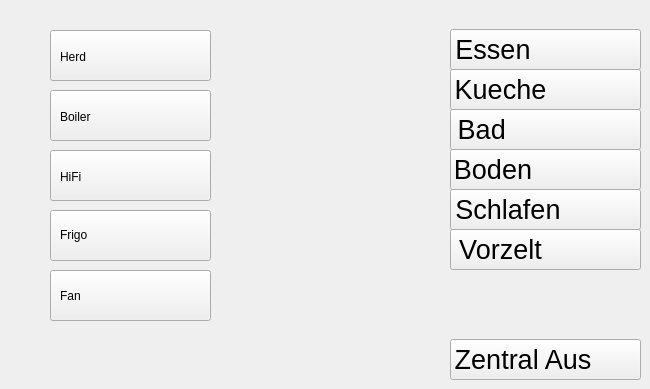
    <widget class="QWidget" name="tab_4">
     <attribute name="icon">
      <iconset>
       <activeon>../icons/Resistor-48.png</activeon>
      </iconset>
     </attribute>
     <attribute name="title">
      <string>Verbraucher</string>
     </attribute>
     <widget class="QPushButton" name="ActorCookerButton">
      <property name="geometry">
       <rect>
        <x>50</x>
        <y>30</y>
        <width>161</width>
        <height>51</height>
       </rect>
      </property>
      <property name="text">
       <string/>
      </property>
      <property name="icon">
       <iconset>
        <normaloff>../icons/Gas Burner-48.png</normaloff>../icons/Gas Burner-48.png</iconset>
      </property>
      <property name="iconSize">
       <size>
        <width>80</width>
        <height>40</height>
       </size>
      </property>
     </widget>
     <widget class="QLabel" name="ActorCookerLabelOff">
      <property name="geometry">
       <rect>
        <x>160</x>
        <y>30</y>
        <width>50</width>
        <height>50</height>
       </rect>
      </property>
      <property name="text">
       <string/>
      </property>
      <property name="pixmap">
       <pixmap>../icons/Light Off-48.png</pixmap>
      </property>
     </widget>
     <widget class="QLabel" name="ActorCookerLabelOn">
      <property name="geometry">
       <rect>
        <x>160</x>
        <y>30</y>
        <width>50</width>
        <height>50</height>
       </rect>
      </property>
      <property name="baseSize">
       <size>
        <width>50</width>
        <height>50</height>
       </size>
      </property>
      <property name="text">
       <string/>
      </property>
      <property name="pixmap">
       <pixmap>../icons/Light On-48.png</pixmap>
      </property>
     </widget>
     <widget class="QPushButton" name="ActorBoilerButton">
      <property name="geometry">
       <rect>
        <x>50</x>
        <y>90</y>
        <width>161</width>
        <height>51</height>
       </rect>
      </property>
      <property name="text">
       <string/>
      </property>
      <property name="icon">
       <iconset>
        <normaloff>../icons/Central Heating-48.png</normaloff>../icons/Central Heating-48.png</iconset>
      </property>
      <property name="iconSize">
       <size>
        <width>80</width>
        <height>40</height>
       </size>
      </property>
     </widget>
     <widget class="QLabel" name="ActorBoilerLabelOn">
      <property name="geometry">
       <rect>
        <x>160</x>
        <y>90</y>
        <width>50</width>
        <height>50</height>
       </rect>
      </property>
      <property name="baseSize">
       <size>
        <width>50</width>
        <height>50</height>
       </size>
      </property>
      <property name="text">
       <string/>
      </property>
      <property name="pixmap">
       <pixmap>../icons/Light On-48.png</pixmap>
      </property>
     </widget>
     <widget class="QLabel" name="ActorBoilerLabelOff">
      <property name="geometry">
       <rect>
        <x>160</x>
        <y>90</y>
        <width>50</width>
        <height>50</height>
       </rect>
      </property>
      <property name="text">
       <string/>
      </property>
      <property name="pixmap">
       <pixmap>../icons/Light Off-48.png</pixmap>
      </property>
     </widget>
     <widget class="QPushButton" name="ActorMusicButton">
      <property name="geometry">
       <rect>
        <x>50</x>
        <y>150</y>
        <width>161</width>
        <height>51</height>
       </rect>
      </property>
      <property name="text">
       <string/>
      </property>
      <property name="icon">
       <iconset>
        <normaloff>../icons/Boombox-48.png</normaloff>../icons/Boombox-48.png</iconset>
      </property>
      <property name="iconSize">
       <size>
        <width>80</width>
        <height>40</height>
       </size>
      </property>
     </widget>
     <widget class="QLabel" name="ActorMusicLabelOff">
      <property name="geometry">
       <rect>
        <x>160</x>
        <y>150</y>
        <width>50</width>
        <height>50</height>
       </rect>
      </property>
      <property name="text">
       <string/>
      </property>
      <property name="pixmap">
       <pixmap>../icons/Light Off-48.png</pixmap>
      </property>
     </widget>
     <widget class="QLabel" name="ActorMusicLabelOn">
      <property name="geometry">
       <rect>
        <x>160</x>
        <y>150</y>
        <width>50</width>
        <height>50</height>
       </rect>
      </property>
      <property name="baseSize">
       <size>
        <width>50</width>
        <height>50</height>
       </size>
      </property>
      <property name="text">
       <string/>
      </property>
      <property name="pixmap">
       <pixmap>../icons/Metal Music-48.png</pixmap>
      </property>
     </widget>
     <widget class="QPushButton" name="ActorFridgeButton">
      <property name="geometry">
       <rect>
        <x>50</x>
        <y>210</y>
        <width>161</width>
        <height>51</height>
       </rect>
      </property>
      <property name="text">
       <string/>
      </property>
      <property name="icon">
       <iconset>
        <normaloff>../icons/Fridge-48.png</normaloff>../icons/Fridge-48.png</iconset>
      </property>
      <property name="iconSize">
       <size>
        <width>80</width>
        <height>40</height>
       </size>
      </property>
     </widget>
     <widget class="QLabel" name="ActorFridgeLabelOff">
      <property name="geometry">
       <rect>
        <x>160</x>
        <y>210</y>
        <width>50</width>
        <height>50</height>
       </rect>
      </property>
      <property name="text">
       <string/>
      </property>
      <property name="pixmap">
       <pixmap>../icons/Light Off-48.png</pixmap>
      </property>
     </widget>
     <widget class="QLabel" name="ActorFridgeLabelOn">
      <property name="geometry">
       <rect>
        <x>160</x>
        <y>210</y>
        <width>50</width>
        <height>50</height>
       </rect>
      </property>
      <property name="baseSize">
       <size>
        <width>50</width>
        <height>50</height>
       </size>
      </property>
      <property name="text">
       <string/>
      </property>
      <property name="pixmap">
       <pixmap>../icons/Light On-48.png</pixmap>
      </property>
     </widget>
     <widget class="QLabel" name="label_3">
      <property name="geometry">
       <rect>
        <x>60</x>
        <y>50</y>
        <width>47</width>
        <height>13</height>
       </rect>
      </property>
      <property name="text">
       <string>Herd</string>
      </property>
     </widget>
     <widget class="QLabel" name="label_4">
      <property name="geometry">
       <rect>
        <x>60</x>
        <y>110</y>
        <width>47</width>
        <height>13</height>
       </rect>
      </property>
      <property name="text">
       <string>Boiler</string>
      </property>
     </widget>
     <widget class="QLabel" name="label_5">
      <property name="geometry">
       <rect>
        <x>60</x>
        <y>170</y>
        <width>47</width>
        <height>13</height>
       </rect>
      </property>
      <property name="text">
       <string>HiFi</string>
      </property>
     </widget>
     <widget class="QLabel" name="label_7">
      <property name="geometry">
       <rect>
        <x>60</x>
        <y>224</y>
        <width>51</width>
        <height>21</height>
       </rect>
      </property>
      <property name="baseSize">
       <size>
        <width>0</width>
        <height>8</height>
       </size>
      </property>
      <property name="text">
       <string>Frigo</string>
      </property>
     </widget>
     <widget class="QLabel" name="switchOffEssen">
      <property name="geometry">
       <rect>
        <x>570</x>
        <y>20</y>
        <width>61</width>
        <height>61</height>
       </rect>
      </property>
      <property name="text">
       <string/>
      </property>
      <property name="pixmap">
       <pixmap>../icons/switch-off-icon.png</pixmap>
      </property>
      <property name="scaledContents">
       <bool>true</bool>
      </property>
     </widget>
     <widget class="QLabel" name="switchOnEssen">
      <property name="geometry">
       <rect>
        <x>570</x>
        <y>20</y>
        <width>61</width>
        <height>61</height>
       </rect>
      </property>
      <property name="text">
       <string/>
      </property>
      <property name="pixmap">
       <pixmap>../icons/switch-on-icon.png</pixmap>
      </property>
      <property name="scaledContents">
       <bool>true</bool>
      </property>
     </widget>
     <widget class="QLabel" name="switchOnKueche">
      <property name="geometry">
       <rect>
        <x>570</x>
        <y>60</y>
        <width>61</width>
        <height>61</height>
       </rect>
      </property>
      <property name="text">
       <string/>
      </property>
      <property name="pixmap">
       <pixmap>../icons/switch-on-icon.png</pixmap>
      </property>
      <property name="scaledContents">
       <bool>true</bool>
      </property>
     </widget>
     <widget class="QLabel" name="switchOffKueche">
      <property name="geometry">
       <rect>
        <x>570</x>
        <y>60</y>
        <width>61</width>
        <height>61</height>
       </rect>
      </property>
      <property name="text">
       <string/>
      </property>
      <property name="pixmap">
       <pixmap>../icons/switch-off-icon.png</pixmap>
      </property>
      <property name="scaledContents">
       <bool>true</bool>
      </property>
     </widget>
     <widget class="QLabel" name="switchOnBad">
      <property name="geometry">
       <rect>
        <x>570</x>
        <y>100</y>
        <width>61</width>
        <height>61</height>
       </rect>
      </property>
      <property name="text">
       <string/>
      </property>
      <property name="pixmap">
       <pixmap>../icons/switch-on-icon.png</pixmap>
      </property>
      <property name="scaledContents">
       <bool>true</bool>
      </property>
     </widget>
     <widget class="QLabel" name="switchOffBad">
      <property name="geometry">
       <rect>
        <x>570</x>
        <y>100</y>
        <width>61</width>
        <height>61</height>
       </rect>
      </property>
      <property name="text">
       <string/>
      </property>
      <property name="pixmap">
       <pixmap>../icons/switch-off-icon.png</pixmap>
      </property>
      <property name="scaledContents">
       <bool>true</bool>
      </property>
     </widget>
     <widget class="QLabel" name="switchOnVorzelt">
      <property name="geometry">
       <rect>
        <x>570</x>
        <y>220</y>
        <width>61</width>
        <height>61</height>
       </rect>
      </property>
      <property name="text">
       <string/>
      </property>
      <property name="pixmap">
       <pixmap>../icons/switch-on-icon.png</pixmap>
      </property>
      <property name="scaledContents">
       <bool>true</bool>
      </property>
     </widget>
     <widget class="QLabel" name="switchOffVorzelt">
      <property name="geometry">
       <rect>
        <x>570</x>
        <y>220</y>
        <width>61</width>
        <height>61</height>
       </rect>
      </property>
      <property name="text">
       <string/>
      </property>
      <property name="pixmap">
       <pixmap>../icons/switch-off-icon.png</pixmap>
      </property>
      <property name="scaledContents">
       <bool>true</bool>
      </property>
     </widget>
     <widget class="QLabel" name="switchOnSchlafen">
      <property name="geometry">
       <rect>
        <x>570</x>
        <y>180</y>
        <width>61</width>
        <height>61</height>
       </rect>
      </property>
      <property name="text">
       <string/>
      </property>
      <property name="pixmap">
       <pixmap>../icons/switch-on-icon.png</pixmap>
      </property>
      <property name="scaledContents">
       <bool>true</bool>
      </property>
     </widget>
     <widget class="QLabel" name="switchOffSchlafen">
      <property name="geometry">
       <rect>
        <x>570</x>
        <y>180</y>
        <width>61</width>
        <height>61</height>
       </rect>
      </property>
      <property name="text">
       <string/>
      </property>
      <property name="pixmap">
       <pixmap>../icons/switch-off-icon.png</pixmap>
      </property>
      <property name="scaledContents">
       <bool>true</bool>
      </property>
     </widget>
     <widget class="QLabel" name="switchOffBoden">
      <property name="geometry">
       <rect>
        <x>570</x>
        <y>140</y>
        <width>61</width>
        <height>61</height>
       </rect>
      </property>
      <property name="text">
       <string/>
      </property>
      <property name="pixmap">
       <pixmap>../icons/switch-off-icon.png</pixmap>
      </property>
      <property name="scaledContents">
       <bool>true</bool>
      </property>
     </widget>
     <widget class="QLabel" name="switchOnBoden">
      <property name="geometry">
       <rect>
        <x>570</x>
        <y>140</y>
        <width>61</width>
        <height>61</height>
       </rect>
      </property>
      <property name="text">
       <string/>
      </property>
      <property name="pixmap">
       <pixmap>../icons/switch-on-icon.png</pixmap>
      </property>
      <property name="scaledContents">
       <bool>true</bool>
      </property>
     </widget>
     <widget class="QPushButton" name="pushButtonLichtEssen">
      <property name="geometry">
       <rect>
        <x>450</x>
        <y>29</y>
        <width>191</width>
        <height>41</height>
       </rect>
      </property>
      <property name="font">
       <font>
        <pointsize>20</pointsize>
       </font>
      </property>
      <property name="text">
       <string>Essen              </string>
      </property>
     </widget>
     <widget class="QPushButton" name="pushButtonLichtKueche">
      <property name="geometry">
       <rect>
        <x>450</x>
        <y>69</y>
        <width>191</width>
        <height>41</height>
       </rect>
      </property>
      <property name="font">
       <font>
        <pointsize>20</pointsize>
       </font>
      </property>
      <property name="text">
       <string>Kueche            </string>
      </property>
     </widget>
     <widget class="QPushButton" name="pushButtonLichtBad">
      <property name="geometry">
       <rect>
        <x>450</x>
        <y>109</y>
        <width>191</width>
        <height>41</height>
       </rect>
      </property>
      <property name="font">
       <font>
        <pointsize>20</pointsize>
       </font>
      </property>
      <property name="text">
       <string>Bad                 </string>
      </property>
     </widget>
     <widget class="QPushButton" name="pushButtonLichtBoden">
      <property name="geometry">
       <rect>
        <x>450</x>
        <y>149</y>
        <width>191</width>
        <height>41</height>
       </rect>
      </property>
      <property name="font">
       <font>
        <pointsize>20</pointsize>
       </font>
      </property>
      <property name="text">
       <string>Boden              </string>
      </property>
     </widget>
     <widget class="QPushButton" name="pushButtonLichtSchlafen">
      <property name="geometry">
       <rect>
        <x>450</x>
        <y>189</y>
        <width>191</width>
        <height>41</height>
       </rect>
      </property>
      <property name="font">
       <font>
        <pointsize>20</pointsize>
       </font>
      </property>
      <property name="text">
       <string>Schlafen          </string>
      </property>
     </widget>
     <widget class="QPushButton" name="pushButtonLichtVorzelt">
      <property name="geometry">
       <rect>
        <x>450</x>
        <y>229</y>
        <width>191</width>
        <height>41</height>
       </rect>
      </property>
      <property name="font">
       <font>
        <pointsize>20</pointsize>
       </font>
      </property>
      <property name="text">
       <string>Vorzelt            </string>
      </property>
     </widget>
     <widget class="QPushButton" name="pushButtonLichtZentral">
      <property name="geometry">
       <rect>
        <x>450</x>
        <y>339</y>
        <width>191</width>
        <height>41</height>
       </rect>
      </property>
      <property name="font">
       <font>
        <pointsize>20</pointsize>
       </font>
      </property>
      <property name="text">
       <string>Zentral Aus      </string>
      </property>
     </widget>
     <widget class="QPushButton" name="ActorFanButton">
      <property name="geometry">
       <rect>
        <x>50</x>
        <y>270</y>
        <width>161</width>
        <height>51</height>
       </rect>
      </property>
      <property name="text">
       <string/>
      </property>
      <property name="icon">
       <iconset>
        <normaloff>../icons/Fan-icon.png</normaloff>../icons/Fan-icon.png</iconset>
      </property>
      <property name="iconSize">
       <size>
        <width>80</width>
        <height>40</height>
       </size>
      </property>
     </widget>
     <widget class="QLabel" name="ActorFanLabelOn">
      <property name="geometry">
       <rect>
        <x>160</x>
        <y>270</y>
        <width>50</width>
        <height>50</height>
       </rect>
      </property>
      <property name="baseSize">
       <size>
        <width>50</width>
        <height>50</height>
       </size>
      </property>
      <property name="text">
       <string/>
      </property>
      <property name="pixmap">
       <pixmap>../icons/Light On-48.png</pixmap>
      </property>
     </widget>
     <widget class="QLabel" name="ActorFanLabelOff">
      <property name="geometry">
       <rect>
        <x>160</x>
        <y>270</y>
        <width>50</width>
        <height>50</height>
       </rect>
      </property>
      <property name="text">
       <string/>
      </property>
      <property name="pixmap">
       <pixmap>../icons/Light Off-48.png</pixmap>
      </property>
     </widget>
     <widget class="QLabel" name="label_8">
      <property name="geometry">
       <rect>
        <x>60</x>
        <y>285</y>
        <width>51</width>
        <height>21</height>
       </rect>
      </property>
      <property name="baseSize">
       <size>
        <width>0</width>
        <height>8</height>
       </size>
      </property>
      <property name="text">
       <string>Fan</string>
      </property>
     </widget>
     <zorder>pushButtonLichtZentral</zorder>
     <zorder>pushButtonLichtVorzelt</zorder>
     <zorder>pushButtonLichtSchlafen</zorder>
     <zorder>pushButtonLichtBoden</zorder>
     <zorder>pushButtonLichtBad</zorder>
     <zorder>pushButtonLichtKueche</zorder>
     <zorder>pushButtonLichtEssen</zorder>
     <zorder>ActorCookerButton</zorder>
     <zorder>ActorCookerLabelOff</zorder>
     <zorder>ActorCookerLabelOn</zorder>
     <zorder>ActorBoilerButton</zorder>
     <zorder>ActorBoilerLabelOn</zorder>
     <zorder>ActorBoilerLabelOff</zorder>
     <zorder>ActorMusicButton</zorder>
     <zorder>ActorMusicLabelOff</zorder>
     <zorder>ActorMusicLabelOn</zorder>
     <zorder>ActorFridgeButton</zorder>
     <zorder>ActorFridgeLabelOff</zorder>
     <zorder>ActorFridgeLabelOn</zorder>
     <zorder>label_3</zorder>
     <zorder>label_4</zorder>
     <zorder>label_5</zorder>
     <zorder>label_7</zorder>
     <zorder>switchOffEssen</zorder>
     <zorder>switchOnEssen</zorder>
     <zorder>switchOnKueche</zorder>
     <zorder>switchOffKueche</zorder>
     <zorder>switchOnBad</zorder>
     <zorder>switchOffBad</zorder>
     <zorder>switchOnVorzelt</zorder>
     <zorder>switchOffVorzelt</zorder>
     <zorder>switchOnSchlafen</zorder>
     <zorder>switchOffSchlafen</zorder>
     <zorder>switchOffBoden</zorder>
     <zorder>switchOnBoden</zorder>
     <zorder>ActorFanButton</zorder>
     <zorder>ActorFanLabelOn</zorder>
     <zorder>ActorFanLabelOff</zorder>
     <zorder>label_8</zorder>
    </widget>
